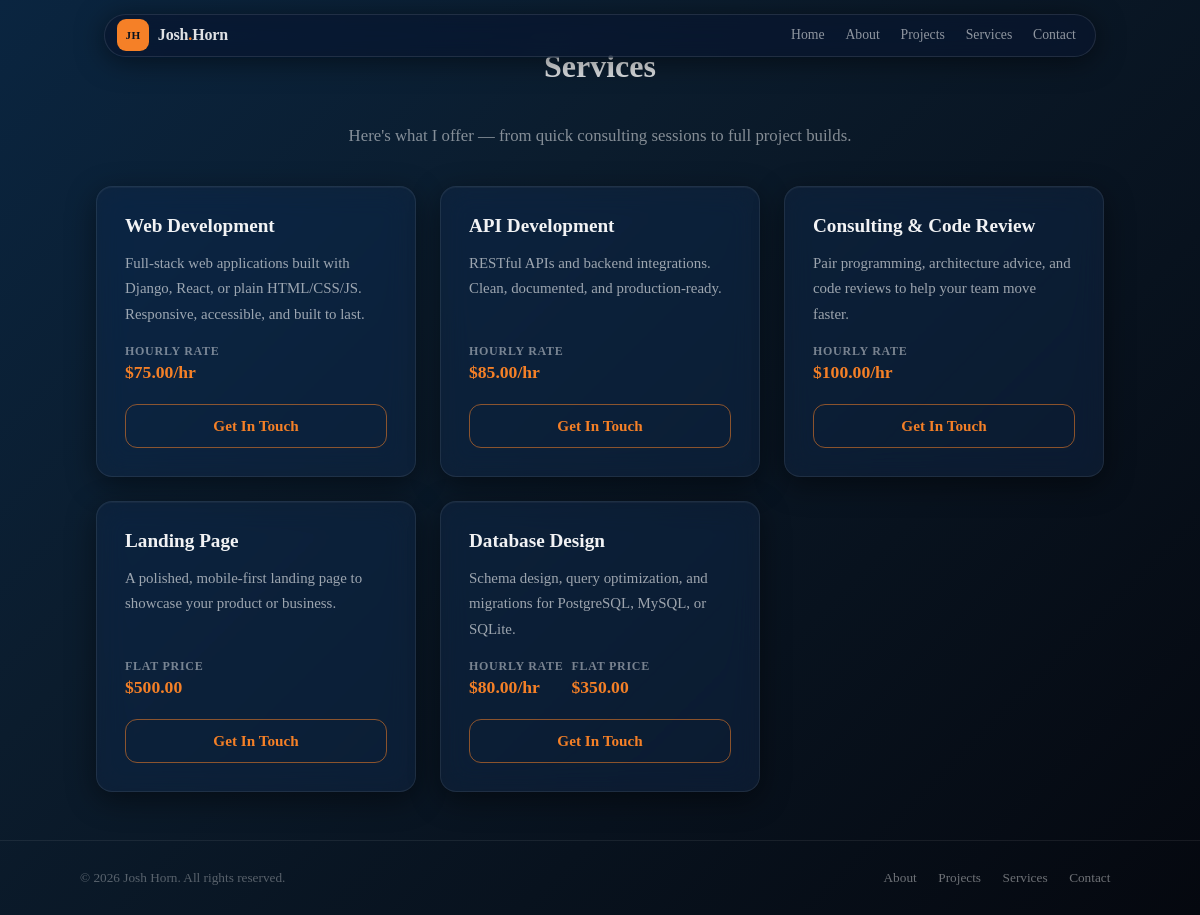
/services/, run on an earlier commit of the app's database.
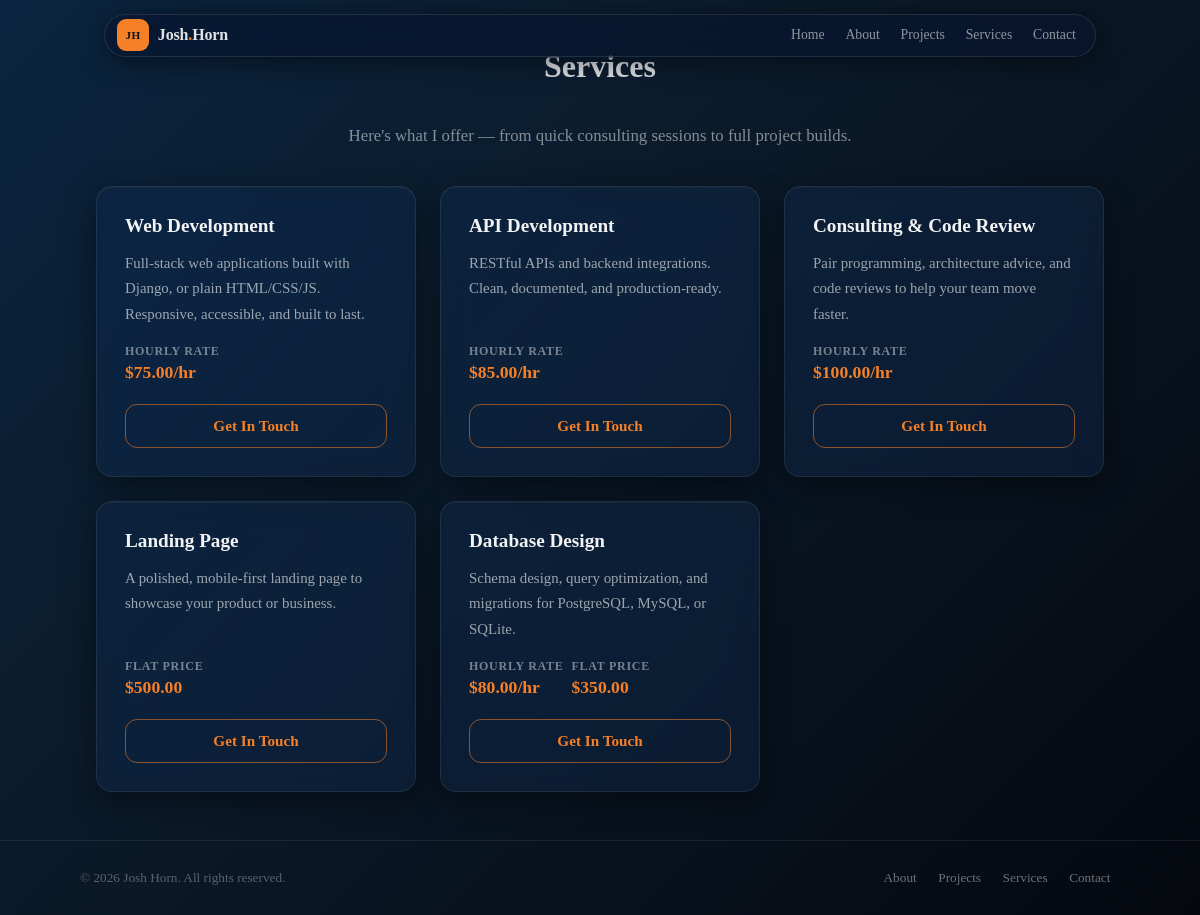
And on a later commit of the database.
### core/models.py (models this page shows, shortened)
class Service(models.Model):
    name = models.CharField(max_length=100)
    description = models.TextField()
    hourly_rate = models.DecimalField(max_digits=8, decimal_places=2, null=True, blank=True)
    flat_price = models.DecimalField(max_digits=10, decimal_places=2, null=True, blank=True)
    is_featured = models.BooleanField(default=False)
    order = models.PositiveIntegerField(default=0)
    class Meta:
        ordering = ['order', 'name']

### core/views.py (the view)
# urls.py: path('services/', views.services, name='services'),
def services(request):
    return render(request, 'core/pages/services.html', {
        'services': Service.objects.all(),
    })

### core/templates/core/pages/services.html (shortened to what this page needs)
{% extends "core/pages/base.html" %}
{% load static %}
{% block content %}
<div class="container">
  <div class="section">
    <h1 class="section-heading" style="font-size:2rem;">Services</h1>
    <p class="hero-description">Here's what I offer — from quick consulting sessions to full project builds.</p>
  </div>
  {% if services %}
  <div class="services-grid">
    {% for service in services %}
    <div class="service-detail-card glass">
      <h2 class="service-detail-title">{{ service.name }}</h2>
      <p class="service-detail-desc">{{ service.description }}</p>
      <div class="service-pricing">
        {% if service.hourly_rate %}
        <div class="service-price-item">
          <span class="service-price-label">Hourly Rate</span>
          <span class="service-price-value">${{ service.hourly_rate }}/hr</span>
        </div>
        {% endif %}
        {% if service.flat_price %}
        <div class="service-price-item">
          <span class="service-price-label">Flat Price</span>
          <span class="service-price-value">${{ service.flat_price }}</span>
        </div>
        {% endif %}
      </div>
      <a href="{% url 'core:contact' %}" class="btn btn-secondary" style="margin-top:0.5rem;">Get In Touch</a>
    </div>
    {% endfor %}
  </div>
  {% else %}
  <div class="section">
    <p class="hero-description">Services coming soon. <a href="{% url 'core:contact' %}" class="featured-link">Contact me</a> to discuss your project.</p>
  </div>
  {% endif %}
</div>
{% endblock %}

### core/templates/core/pages/base.html (shortened to what this page needs)
{% load static %}
<!doctype html>
<html lang="en">
<head>
  <link rel="stylesheet" href="{% static 'core/dist/css/core.css' %}">
</head>
<body>
  <nav class="navbar" id="siteNav">
    <div class="nav-container">
      <div class="nav-bar">
        <a class="brand-link" href="{% url 'core:home' %}">
          <span class="brand-monogram" aria-hidden="true">JH</span>
          <span class="brand-name">Josh<span class="brand-dot">.</span>Horn</span>
        </a>
      </div>
      <ul class="nav-menu" id="navMenu">
        <li class="nav-item"><a class="nav-link" href="{% url 'core:home' %}#hero"     data-section="hero">Home</a></li>
        <li class="nav-item"><a class="nav-link" href="{% url 'core:home' %}#about"    data-section="about">About</a></li>
        <li class="nav-item"><a class="nav-link" href="{% url 'core:home' %}#projects" data-section="projects">Projects</a></li>
        <li class="nav-item"><a class="nav-link" href="{% url 'core:home' %}#services" data-section="services">Services</a></li>
        <li class="nav-item"><a class="nav-link" href="{% url 'core:home' %}#contact"  data-section="contact">Contact</a></li>
      </ul>
    </div>
  </nav>
  <main id="pageContent">
    {% block content %}
    {% endblock %}
  </main>
  <footer class="site-footer">
    <div class="footer-inner">
      <p class="footer-copy">&copy; {% now "Y" %} Josh Horn. All rights reserved.</p>
      <nav class="footer-links" aria-label="Footer navigation">
        <a class="footer-link" href="{% url 'core:home' %}#about">About</a>
        <a class="footer-link" href="{% url 'core:home' %}#projects">Projects</a>
        <a class="footer-link" href="{% url 'core:home' %}#services">Services</a>
        <a class="footer-link" href="{% url 'core:home' %}#contact">Contact</a>
      </nav>
    </div>
  </footer>
</body>
</html>

What changed in the data, as far as the page shows it:
changed Service "Web Development": description "Full-stack web applications built with Django, React, or plain HTML/CSS/JS. Responsive, accessible, and built to last." → "Full-stack web applications built with Django, or plain HTML/CSS/JS. Responsive, accessible, and built to last."
